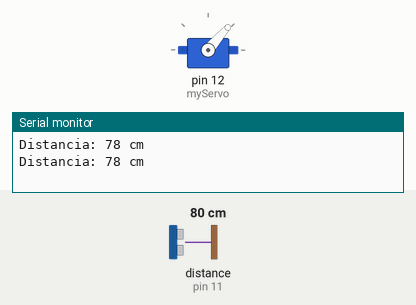
A sketch run on a simulated Arduino Uno, built with avr-gcc and run on an emulated ATmega328P. Shown: servo, the last lines printed to the serial monitor. Wiring (inferred from the names in the program): ultrasonic range finder: trigger pin 10; echo pin 11. The test bench sets the inputs (shaded band); at power-on: distance to the obstacle (sensor on pin 11) 80 cm. The echo pulse lasts 58.3 µs per cm.

Above: at 3.5 s.
3.6 s: distance to the obstacle (sensor on pin 11) set to 2 cm
At 3.8 s:
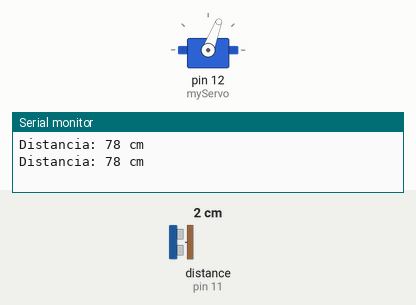
7.1 s: distance to the obstacle (sensor on pin 11) set to 120 cm
At 7.32 s:
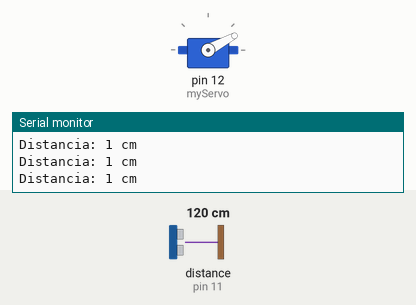
Timing chart, 0 to 16.6 s (numbered marks = the images above; inputs shaded):
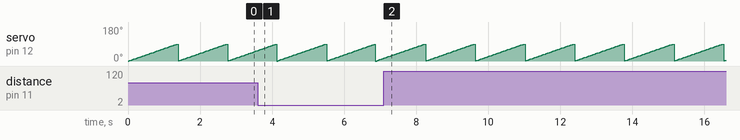

Measured:
- by itself, servo on pin 12 (myServo): ramps from 1° to 90° and jumps back, once every 1.4 s

The sketch:

por_separado.ino
```cpp
#include <Servo.h>

Servo myServo;  // Crea un objeto servo

const int trigPin = 10;  // Pin Trigger del sensor ultrasónico
const int echoPin = 11;  // Pin Echo del sensor ultrasónico

void setup() {
  Serial.begin(9600);  // Inicia la comunicación serie
  myServo.attach(12);  // Conecta el servo al pin 12
  pinMode(trigPin, OUTPUT);  // Configura el pin de Trigger como salida
  pinMode(echoPin, INPUT);   // Configura el pin de Echo como entrada
}

void loop() {
  // Mueve el servo de 0 a 180 grados
  for (int pos = 0; pos <= 90; pos += 1) {
    myServo.write(pos);  // Mueve el servo a la posición 'pos'
    delay(15);  // Espera 15 ms para permitir que el servo se mueva
  }
 long duration, distance;

  // Limpia el pin de Trigger
  digitalWrite(trigPin, LOW);
  delayMicroseconds(2);
  // Envía un pulso de 10 microsegundos
  digitalWrite(trigPin, HIGH);
  delayMicroseconds(10);
  digitalWrite(trigPin, LOW);

  // Lee el tiempo de duración del pulso
  duration = pulseIn(echoPin, HIGH);
  // Calcula la distancia en cm
  distance = duration * 0.034 / 2;

  Serial.print("Distancia: ");
  Serial.print(distance);
  Serial.println(" cm");
  //delay(1000);  // Espera medio segundo antes de la siguiente lectura

  // Mueve el servo de 180 a 0 grados
  for (int pos = 0; pos >= 40; pos -= 1) {
    myServo.write(pos);  // Mueve el servo a la posición 'pos'
    delay(5);  // Espera 15 ms para permitir que el servo se mueva
  }
}
```
